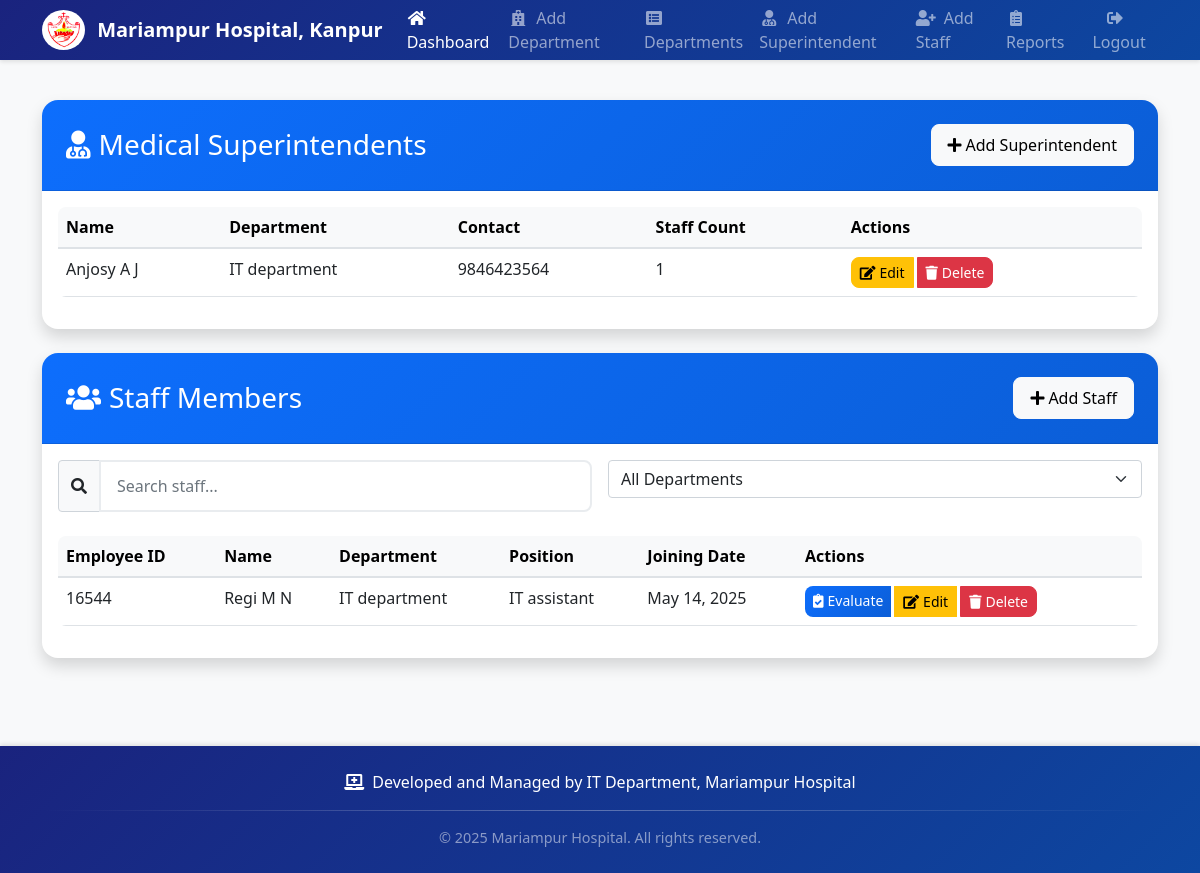
The app's page / (signed in) with its own data.
### staff_monitor/models.py (models this page shows, shortened)
class MedicalSuperintendent(models.Model):
    user = models.OneToOneField(User, on_delete=models.CASCADE)
    department = models.ForeignKey(Department, on_delete=models.PROTECT)
    contact_number = models.CharField(max_length=15)
    managed_staff = models.ManyToManyField('Staff', related_name='supervisors', blank=True)

class Department(models.Model):
    name = models.CharField(max_length=100, unique=True)
    created_at = models.DateTimeField(auto_now_add=True)
    class Meta:
        ordering = ['name']

class Staff(models.Model):
    user = models.OneToOneField(User, on_delete=models.CASCADE)
    employee_id = models.CharField(max_length=20, unique=True)
    department = models.ForeignKey(Department, on_delete=models.PROTECT)
    position = models.CharField(max_length=100)
    joining_date = models.DateField()

### staff_monitor/views.py (the view, shortened to what this page needs)
# urls.py: path('', views.dashboard, name='dashboard'),
@login_required
def dashboard(request):
    if request.user.is_staff:
        staff_list = Staff.objects.all()
        superintendents = MedicalSuperintendent.objects.all()
        departments = Department.objects.all()
        for superintendent in superintendents:
            superintendent.staff_count = Staff.objects.filter(department=superintendent.department).count()
    return render(request, 'staff_monitor/dashboard.html', {
        'staff_list': staff_list,
        'superintendents': superintendents,
        'departments': departments
    })

### staff_monitor/templates/staff_monitor/dashboard.html (shortened to what this page needs)
{% extends 'staff_monitor/base.html' %}
{% block content %}
<div class="row mb-4">
    {% if user.is_staff %}
    <div class="col-12 mb-4">
        <div class="card">
            <div class="card-header bg-primary text-white d-flex justify-content-between align-items-center">
                <h3 class="mb-0">
                    <i class="fas fa-user-md me-2"></i>Medical Superintendents
                </h3>
                <a href="{% url 'add_superintendent' %}" class="btn btn-light">
                    <i class="fas fa-plus me-1"></i>Add Superintendent
                </a>
            </div>
            <div class="card-body">
                <div class="table-responsive">
                    <table class="table table-hover">
                        <thead class="table-light">
                            <tr>
                                <th>Name</th>
                                <th>Department</th>
                                <th>Contact</th>
                                <th>Staff Count</th>
                                <th>Actions</th>
                            </tr>
                        </thead>
                        <tbody>
                            {% for superintendent in superintendents %}
                            <tr>
                                <td>{{ superintendent.user.get_full_name }}</td>
                                <td>{{ superintendent.department.name }}</td>
                                <td>{{ superintendent.contact_number }}</td>
                                <td>{{ superintendent.staff_count }}</td>
                                <td>
                                    <div class="btn-group">
                                        <a href="{% url 'edit_superintendent' superintendent.id %}" class="btn btn-warning btn-sm">
                                            <i class="fas fa-edit me-1"></i>Edit
                                        </a>
                                        <button class="btn btn-danger btn-sm delete-superintendent" data-superintendent-id="{{ superintendent.id }}" data-superintendent-name="{{ superintendent.user.get_full_name }}">
                                            <i class="fas fa-trash me-1"></i>Delete
                                        </button>
                                    </div>
                                </td>
                            </tr>
                            {% empty %}
                            <tr>
                                <td colspan="5" class="text-center py-4">
                                    <i class="fas fa-user-md text-muted me-2"></i>No superintendents found
                                </td>
                            </tr>
                            {% endfor %}
                        </tbody>
                    </table>
                </div>
            </div>
        </div>
    </div>
    {% endif %}
    <div class="col-12">
        <div class="card">
            <div class="card-header bg-primary text-white d-flex justify-content-between align-items-center">
                <h3 class="mb-0">
                    <i class="fas fa-users me-2"></i>Staff Members
                </h3>
                {% if user.is_staff %}
                <a href="{% url 'add_staff' %}" class="btn btn-light">
                    <i class="fas fa-plus me-1"></i>Add Staff
                </a>
                {% endif %}
            </div>
            <div class="card-body">
                <div class="row g-3 mb-4">
                    <div class="col-md-6">
                        <div class="input-group">
                            <span class="input-group-text bg-light">
                                <i class="fas fa-search"></i>
                            </span>
                            <input type="text" id="staffSearch" class="form-control" placeholder="Search staff...">
                        </div>
                    </div>
                    <div class="col-md-6">
                        <select id="departmentFilter" class="form-select">
                            <option value="">All Departments</option>
                        </select>
                    </div>
                </div>
                <div class="table-responsive">
                    <table class="table table-hover">
                        <thead class="table-light">
                            <tr>
                                <th>Employee ID</th>
                                <th>Name</th>
                                <th>Department</th>
                                <th>Position</th>
                                <th>Joining Date</th>
                                <th>Actions</th>
                            </tr>
                        </thead>
                        <tbody>
                            {% for staff in staff_list %}
                            <tr>
                                <td>{{ staff.employee_id }}</td>
                                <td>{{ staff.user.get_full_name }}</td>
                                <td>{{ staff.department.name }}</td>
                                <td>{{ staff.position }}</td>
                                <td>{{ staff.joining_date|date:"M d, Y" }}</td>
                                <td>
                                    <div class="btn-group">
                                        <a href="{% url 'performance_form' staff.id %}" class="btn btn-primary btn-sm">
                                            <i class="fas fa-clipboard-check me-1"></i>Evaluate
                                        </a>
                                        <a href="{% url 'edit_staff' staff.id %}" class="btn btn-warning btn-sm">
                                            <i class="fas fa-edit me-1"></i>Edit
                                        </a>
                                        <button class="btn btn-danger btn-sm delete-staff" data-staff-id="{{ staff.id }}" data-staff-name="{{ staff.user.get_full_name }}">
                                            <i class="fas fa-trash me-1"></i>Delete
                                        </button>
                                    </div>
                                </td>
                            </tr>
                            {% empty %}
                            <tr>
                                <td colspan="6" class="text-center py-4">
                                    <i class="fas fa-users text-muted me-2"></i>No staff members found
                                </td>
                            </tr>
                            {% endfor %}
                        </tbody>
                    </table>
                </div>
            </div>
        </div>
    </div>
</div>
{% endblock %}

### staff_monitor/templates/staff_monitor/base.html (style rules this page uses)
:root { --primary-color: #0d6efd; --secondary-color: #6c757d; --success-color: #198754; --info-color: #0dcaf0; --warning-color: #ffc107; --danger-color: #dc3545; --light-color: #f8f9fa; --dark-color: #212529; --navbar-height: 60px; --footer-height: 100px; }
body { display: flex; flex-direction: column; min-height: 100vh; background-color: #f8f9fa; font-family: 'Segoe UI', Tahoma, Geneva, Verdana, sans-serif; }
.card { border: none; border-radius: 1rem; box-shadow: 0 0.5rem 1rem rgba(0,0,0,0.1); transition: transform 0.3s ease, box-shadow 0.3s ease; }
.card-header { background: linear-gradient(135deg, var(--primary-color) 0%, #0b5ed7 100%); color: white; border-top-left-radius: 1rem !important; border-top-right-radius: 1rem !important; padding: 1rem 1.5rem; }
.btn { border-radius: 0.5rem; padding: 0.5rem 1rem; font-weight: 500; transition: all 0.3s ease; }
.btn-primary { background: linear-gradient(135deg, var(--primary-color) 0%, #0b5ed7 100%); border: none; }
.table { border-radius: 0.5rem; overflow: hidden; }
.table thead th { background-color: #f8f9fa; border-bottom: 2px solid #dee2e6; font-weight: 600; }
.form-control { border-radius: 0.5rem; border: 2px solid #e9ecef; padding: 0.75rem 1rem; transition: all 0.3s ease; }

### staff_monitor/templates/staff_monitor/dashboard.html (style rules this page uses)
.card { border-radius: 1rem; border: none; box-shadow: 0 0.5rem 1rem rgba(0, 0, 0, 0.15); }
.card-header { border-top-left-radius: 1rem !important; border-top-right-radius: 1rem !important; padding: 1.5rem; }
.btn-group .btn { margin-right: 0.25rem; }
.btn-sm { padding: 0.25rem 0.5rem; font-size: 0.875rem; }
.table th { font-weight: 600; }

### records on screen
MedicalSuperintendent: user.get_full_name "Anjosy A J", department.name "IT department", contact_number "9846423564", staff_count "1"
Staff: employee_id "16544", user.get_full_name "Regi M N", department.name "IT department", position "IT assistant", joining_date "May 14, 2025"
